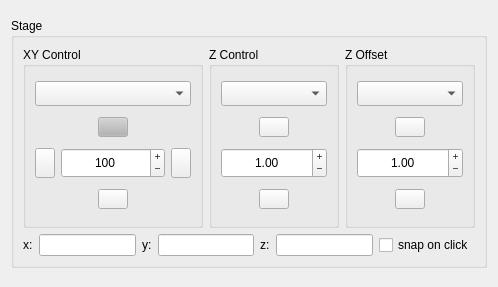
<?xml version="1.0" encoding="UTF-8"?>
<ui version="4.0">
 <class>Form</class>
 <widget class="QWidget" name="Form">
  <property name="geometry">
   <rect>
    <x>0</x>
    <y>0</y>
    <width>492</width>
    <height>287</height>
   </rect>
  </property>
  <property name="windowTitle">
   <string>Form</string>
  </property>
  <layout class="QGridLayout" name="gridLayout">
   <item row="0" column="0">
    <widget class="QGroupBox" name="stage_groupBox">
     <property name="enabled">
      <bool>true</bool>
     </property>
     <property name="sizePolicy">
      <sizepolicy hsizetype="Expanding" vsizetype="Preferred">
       <horstretch>0</horstretch>
       <verstretch>0</verstretch>
      </sizepolicy>
     </property>
     <property name="minimumSize">
      <size>
       <width>0</width>
       <height>250</height>
      </size>
     </property>
     <property name="maximumSize">
      <size>
       <width>16777215</width>
       <height>250</height>
      </size>
     </property>
     <property name="title">
      <string>Stage</string>
     </property>
     <layout class="QGridLayout" name="gridLayout_14">
      <item row="0" column="0">
       <widget class="QGroupBox" name="XY_groupBox">
        <property name="enabled">
         <bool>true</bool>
        </property>
        <property name="sizePolicy">
         <sizepolicy hsizetype="Expanding" vsizetype="Preferred">
          <horstretch>0</horstretch>
          <verstretch>0</verstretch>
         </sizepolicy>
        </property>
        <property name="minimumSize">
         <size>
          <width>180</width>
          <height>0</height>
         </size>
        </property>
        <property name="maximumSize">
         <size>
          <width>16777215</width>
          <height>16777215</height>
         </size>
        </property>
        <property name="title">
         <string>XY Control</string>
        </property>
        <layout class="QVBoxLayout" name="verticalLayout_3">
         <item>
          <widget class="QComboBox" name="xy_device_comboBox">
           <property name="minimumSize">
            <size>
             <width>0</width>
             <height>25</height>
            </size>
           </property>
           <property name="maximumSize">
            <size>
             <width>16777215</width>
             <height>25</height>
            </size>
           </property>
          </widget>
         </item>
         <item>
          <layout class="QHBoxLayout" name="horizontalLayout">
           <item>
            <spacer name="horizontalSpacer_3">
             <property name="orientation">
              <enum>Qt::Horizontal</enum>
             </property>
             <property name="sizeHint" stdset="0">
              <size>
               <width>40</width>
               <height>20</height>
              </size>
             </property>
            </spacer>
           </item>
           <item>
            <widget class="QPushButton" name="y_up_Button">
             <property name="enabled">
              <bool>true</bool>
             </property>
             <property name="maximumSize">
              <size>
               <width>30</width>
               <height>20</height>
              </size>
             </property>
             <property name="palette">
              <palette>
               <active>
                <colorrole role="Button">
                 <brush brushstyle="SolidPattern">
                  <color alpha="255">
                   <red>179</red>
                   <green>179</green>
                   <blue>179</blue>
                  </color>
                 </brush>
                </colorrole>
               </active>
               <inactive>
                <colorrole role="Button">
                 <brush brushstyle="SolidPattern">
                  <color alpha="255">
                   <red>179</red>
                   <green>179</green>
                   <blue>179</blue>
                  </color>
                 </brush>
                </colorrole>
               </inactive>
               <disabled>
                <colorrole role="Button">
                 <brush brushstyle="SolidPattern">
                  <color alpha="255">
                   <red>179</red>
                   <green>179</green>
                   <blue>179</blue>
                  </color>
                 </brush>
                </colorrole>
               </disabled>
              </palette>
             </property>
             <property name="text">
              <string/>
             </property>
            </widget>
           </item>
           <item>
            <spacer name="horizontalSpacer_4">
             <property name="orientation">
              <enum>Qt::Horizontal</enum>
             </property>
             <property name="sizeHint" stdset="0">
              <size>
               <width>40</width>
               <height>20</height>
              </size>
             </property>
            </spacer>
           </item>
          </layout>
         </item>
         <item>
          <layout class="QHBoxLayout" name="horizontalLayout_9">
           <item>
            <widget class="QPushButton" name="left_Button">
             <property name="enabled">
              <bool>true</bool>
             </property>
             <property name="sizePolicy">
              <sizepolicy hsizetype="Fixed" vsizetype="Fixed">
               <horstretch>0</horstretch>
               <verstretch>0</verstretch>
              </sizepolicy>
             </property>
             <property name="minimumSize">
              <size>
               <width>20</width>
               <height>30</height>
              </size>
             </property>
             <property name="maximumSize">
              <size>
               <width>20</width>
               <height>30</height>
              </size>
             </property>
             <property name="text">
              <string/>
             </property>
            </widget>
           </item>
           <item>
            <widget class="QSpinBox" name="xy_step_size_SpinBox">
             <property name="enabled">
              <bool>true</bool>
             </property>
             <property name="sizePolicy">
              <sizepolicy hsizetype="Expanding" vsizetype="Fixed">
               <horstretch>0</horstretch>
               <verstretch>0</verstretch>
              </sizepolicy>
             </property>
             <property name="minimumSize">
              <size>
               <width>100</width>
               <height>30</height>
              </size>
             </property>
             <property name="maximumSize">
              <size>
               <width>16777215</width>
               <height>30</height>
              </size>
             </property>
             <property name="layoutDirection">
              <enum>Qt::LeftToRight</enum>
             </property>
             <property name="alignment">
              <set>Qt::AlignCenter</set>
             </property>
             <property name="buttonSymbols">
              <enum>QAbstractSpinBox::PlusMinus</enum>
             </property>
             <property name="showGroupSeparator" stdset="0">
              <bool>false</bool>
             </property>
             <property name="minimum">
              <number>0</number>
             </property>
             <property name="maximum">
              <number>10000</number>
             </property>
             <property name="value">
              <number>100</number>
             </property>
            </widget>
           </item>
           <item>
            <widget class="QPushButton" name="right_Button">
             <property name="enabled">
              <bool>true</bool>
             </property>
             <property name="sizePolicy">
              <sizepolicy hsizetype="Fixed" vsizetype="Fixed">
               <horstretch>0</horstretch>
               <verstretch>0</verstretch>
              </sizepolicy>
             </property>
             <property name="minimumSize">
              <size>
               <width>20</width>
               <height>30</height>
              </size>
             </property>
             <property name="maximumSize">
              <size>
               <width>20</width>
               <height>30</height>
              </size>
             </property>
             <property name="text">
              <string/>
             </property>
            </widget>
           </item>
          </layout>
         </item>
         <item>
          <layout class="QHBoxLayout" name="horizontalLayout_4">
           <item>
            <spacer name="horizontalSpacer_6">
             <property name="orientation">
              <enum>Qt::Horizontal</enum>
             </property>
             <property name="sizeHint" stdset="0">
              <size>
               <width>40</width>
               <height>20</height>
              </size>
             </property>
            </spacer>
           </item>
           <item>
            <widget class="QPushButton" name="y_down_Button">
             <property name="enabled">
              <bool>true</bool>
             </property>
             <property name="maximumSize">
              <size>
               <width>30</width>
               <height>20</height>
              </size>
             </property>
             <property name="text">
              <string/>
             </property>
            </widget>
           </item>
           <item>
            <spacer name="horizontalSpacer_5">
             <property name="orientation">
              <enum>Qt::Horizontal</enum>
             </property>
             <property name="sizeHint" stdset="0">
              <size>
               <width>40</width>
               <height>20</height>
              </size>
             </property>
            </spacer>
           </item>
          </layout>
         </item>
        </layout>
       </widget>
      </item>
      <item row="1" column="0" colspan="3">
       <layout class="QGridLayout" name="gridLayout_8">
        <item row="0" column="5">
         <widget class="QLineEdit" name="y_lineEdit">
          <property name="alignment">
           <set>Qt::AlignCenter</set>
          </property>
          <property name="readOnly">
           <bool>true</bool>
          </property>
         </widget>
        </item>
        <item row="0" column="3">
         <widget class="QLabel" name="label_8">
          <property name="sizePolicy">
           <sizepolicy hsizetype="Fixed" vsizetype="Fixed">
            <horstretch>0</horstretch>
            <verstretch>0</verstretch>
           </sizepolicy>
          </property>
          <property name="text">
           <string>y:</string>
          </property>
         </widget>
        </item>
        <item row="0" column="7">
         <widget class="QLineEdit" name="z_lineEdit">
          <property name="alignment">
           <set>Qt::AlignCenter</set>
          </property>
          <property name="readOnly">
           <bool>true</bool>
          </property>
         </widget>
        </item>
        <item row="0" column="6">
         <widget class="QLabel" name="label_9">
          <property name="sizePolicy">
           <sizepolicy hsizetype="Fixed" vsizetype="Fixed">
            <horstretch>0</horstretch>
            <verstretch>0</verstretch>
           </sizepolicy>
          </property>
          <property name="text">
           <string>z:</string>
          </property>
         </widget>
        </item>
        <item row="0" column="2">
         <widget class="QLineEdit" name="x_lineEdit">
          <property name="enabled">
           <bool>true</bool>
          </property>
          <property name="alignment">
           <set>Qt::AlignCenter</set>
          </property>
          <property name="readOnly">
           <bool>true</bool>
          </property>
         </widget>
        </item>
        <item row="0" column="1">
         <widget class="QLabel" name="label_7">
          <property name="sizePolicy">
           <sizepolicy hsizetype="Fixed" vsizetype="Fixed">
            <horstretch>0</horstretch>
            <verstretch>0</verstretch>
           </sizepolicy>
          </property>
          <property name="text">
           <string>x:</string>
          </property>
         </widget>
        </item>
        <item row="0" column="8">
         <widget class="QCheckBox" name="snap_on_click_checkBox">
          <property name="text">
           <string>snap on click</string>
          </property>
         </widget>
        </item>
       </layout>
      </item>
      <item row="0" column="1">
       <widget class="QGroupBox" name="Z_groupBox">
        <property name="enabled">
         <bool>true</bool>
        </property>
        <property name="sizePolicy">
         <sizepolicy hsizetype="Expanding" vsizetype="Preferred">
          <horstretch>0</horstretch>
          <verstretch>0</verstretch>
         </sizepolicy>
        </property>
        <property name="minimumSize">
         <size>
          <width>130</width>
          <height>0</height>
         </size>
        </property>
        <property name="maximumSize">
         <size>
          <width>16777215</width>
          <height>16777215</height>
         </size>
        </property>
        <property name="title">
         <string>Z Control</string>
        </property>
        <layout class="QVBoxLayout" name="verticalLayout_2">
         <item>
          <widget class="QComboBox" name="focus_device_comboBox">
           <property name="minimumSize">
            <size>
             <width>0</width>
             <height>25</height>
            </size>
           </property>
           <property name="maximumSize">
            <size>
             <width>16777215</width>
             <height>25</height>
            </size>
           </property>
          </widget>
         </item>
         <item>
          <layout class="QHBoxLayout" name="horizontalLayout_6">
           <item>
            <spacer name="horizontalSpacer_8">
             <property name="orientation">
              <enum>Qt::Horizontal</enum>
             </property>
             <property name="sizeHint" stdset="0">
              <size>
               <width>40</width>
               <height>20</height>
              </size>
             </property>
            </spacer>
           </item>
           <item>
            <widget class="QPushButton" name="up_Button">
             <property name="enabled">
              <bool>true</bool>
             </property>
             <property name="maximumSize">
              <size>
               <width>30</width>
               <height>20</height>
              </size>
             </property>
             <property name="layoutDirection">
              <enum>Qt::LeftToRight</enum>
             </property>
             <property name="autoFillBackground">
              <bool>false</bool>
             </property>
             <property name="text">
              <string/>
             </property>
            </widget>
           </item>
           <item>
            <spacer name="horizontalSpacer_10">
             <property name="orientation">
              <enum>Qt::Horizontal</enum>
             </property>
             <property name="sizeHint" stdset="0">
              <size>
               <width>40</width>
               <height>20</height>
              </size>
             </property>
            </spacer>
           </item>
          </layout>
         </item>
         <item>
          <widget class="QDoubleSpinBox" name="z_step_size_doubleSpinBox">
           <property name="enabled">
            <bool>true</bool>
           </property>
           <property name="sizePolicy">
            <sizepolicy hsizetype="Expanding" vsizetype="Fixed">
             <horstretch>0</horstretch>
             <verstretch>0</verstretch>
            </sizepolicy>
           </property>
           <property name="minimumSize">
            <size>
             <width>100</width>
             <height>30</height>
            </size>
           </property>
           <property name="maximumSize">
            <size>
             <width>16777215</width>
             <height>30</height>
            </size>
           </property>
           <property name="alignment">
            <set>Qt::AlignCenter</set>
           </property>
           <property name="buttonSymbols">
            <enum>QAbstractSpinBox::PlusMinus</enum>
           </property>
           <property name="showGroupSeparator" stdset="0">
            <bool>false</bool>
           </property>
           <property name="maximum">
            <double>10000.000000000000000</double>
           </property>
           <property name="singleStep">
            <double>0.100000000000000</double>
           </property>
           <property name="value">
            <double>1.000000000000000</double>
           </property>
          </widget>
         </item>
         <item>
          <layout class="QHBoxLayout" name="horizontalLayout_5">
           <item>
            <spacer name="horizontalSpacer_7">
             <property name="orientation">
              <enum>Qt::Horizontal</enum>
             </property>
             <property name="sizeHint" stdset="0">
              <size>
               <width>40</width>
               <height>20</height>
              </size>
             </property>
            </spacer>
           </item>
           <item>
            <widget class="QPushButton" name="down_Button">
             <property name="enabled">
              <bool>true</bool>
             </property>
             <property name="maximumSize">
              <size>
               <width>30</width>
               <height>20</height>
              </size>
             </property>
             <property name="text">
              <string/>
             </property>
            </widget>
           </item>
           <item>
            <spacer name="horizontalSpacer_9">
             <property name="orientation">
              <enum>Qt::Horizontal</enum>
             </property>
             <property name="sizeHint" stdset="0">
              <size>
               <width>40</width>
               <height>20</height>
              </size>
             </property>
            </spacer>
           </item>
          </layout>
         </item>
        </layout>
       </widget>
      </item>
      <item row="0" column="2">
       <widget class="QGroupBox" name="offset_Z_groupBox">
        <property name="enabled">
         <bool>true</bool>
        </property>
        <property name="sizePolicy">
         <sizepolicy hsizetype="Expanding" vsizetype="Preferred">
          <horstretch>0</horstretch>
          <verstretch>0</verstretch>
         </sizepolicy>
        </property>
        <property name="minimumSize">
         <size>
          <width>130</width>
          <height>0</height>
         </size>
        </property>
        <property name="maximumSize">
         <size>
          <width>16777215</width>
          <height>16777215</height>
         </size>
        </property>
        <property name="title">
         <string>Z Offset</string>
        </property>
        <layout class="QVBoxLayout" name="verticalLayout">
         <item>
          <widget class="QComboBox" name="offset_device_comboBox">
           <property name="minimumSize">
            <size>
             <width>0</width>
             <height>25</height>
            </size>
           </property>
           <property name="maximumSize">
            <size>
             <width>16777215</width>
             <height>25</height>
            </size>
           </property>
          </widget>
         </item>
         <item>
          <layout class="QHBoxLayout" name="horizontalLayout_7">
           <item>
            <spacer name="horizontalSpacer_12">
             <property name="orientation">
              <enum>Qt::Horizontal</enum>
             </property>
             <property name="sizeHint" stdset="0">
              <size>
               <width>40</width>
               <height>20</height>
              </size>
             </property>
            </spacer>
           </item>
           <item>
            <widget class="QPushButton" name="offset_up_Button">
             <property name="enabled">
              <bool>true</bool>
             </property>
             <property name="maximumSize">
              <size>
               <width>30</width>
               <height>20</height>
              </size>
             </property>
             <property name="layoutDirection">
              <enum>Qt::LeftToRight</enum>
             </property>
             <property name="autoFillBackground">
              <bool>false</bool>
             </property>
             <property name="text">
              <string/>
             </property>
            </widget>
           </item>
           <item>
            <spacer name="horizontalSpacer_11">
             <property name="orientation">
              <enum>Qt::Horizontal</enum>
             </property>
             <property name="sizeHint" stdset="0">
              <size>
               <width>40</width>
               <height>20</height>
              </size>
             </property>
            </spacer>
           </item>
          </layout>
         </item>
         <item>
          <widget class="QDoubleSpinBox" name="offset_z_step_size_doubleSpinBox">
           <property name="enabled">
            <bool>true</bool>
           </property>
           <property name="sizePolicy">
            <sizepolicy hsizetype="Expanding" vsizetype="Fixed">
             <horstretch>0</horstretch>
             <verstretch>0</verstretch>
            </sizepolicy>
           </property>
           <property name="minimumSize">
            <size>
             <width>100</width>
             <height>30</height>
            </size>
           </property>
           <property name="maximumSize">
            <size>
             <width>16777215</width>
             <height>30</height>
            </size>
           </property>
           <property name="alignment">
            <set>Qt::AlignCenter</set>
           </property>
           <property name="buttonSymbols">
            <enum>QAbstractSpinBox::PlusMinus</enum>
           </property>
           <property name="showGroupSeparator" stdset="0">
            <bool>false</bool>
           </property>
           <property name="maximum">
            <double>10000.000000000000000</double>
           </property>
           <property name="singleStep">
            <double>0.100000000000000</double>
           </property>
           <property name="value">
            <double>1.000000000000000</double>
           </property>
          </widget>
         </item>
         <item>
          <layout class="QHBoxLayout" name="horizontalLayout_8">
           <item>
            <spacer name="horizontalSpacer_13">
             <property name="orientation">
              <enum>Qt::Horizontal</enum>
             </property>
             <property name="sizeHint" stdset="0">
              <size>
               <width>40</width>
               <height>20</height>
              </size>
             </property>
            </spacer>
           </item>
           <item>
            <widget class="QPushButton" name="offset_down_Button">
             <property name="enabled">
              <bool>true</bool>
             </property>
             <property name="maximumSize">
              <size>
               <width>30</width>
               <height>20</height>
              </size>
             </property>
             <property name="text">
              <string/>
             </property>
            </widget>
           </item>
           <item>
            <spacer name="horizontalSpacer_14">
             <property name="orientation">
              <enum>Qt::Horizontal</enum>
             </property>
             <property name="sizeHint" stdset="0">
              <size>
               <width>40</width>
               <height>20</height>
              </size>
             </property>
            </spacer>
           </item>
          </layout>
         </item>
        </layout>
       </widget>
      </item>
     </layout>
    </widget>
   </item>
  </layout>
 </widget>
 <resources/>
 <connections/>
</ui>
